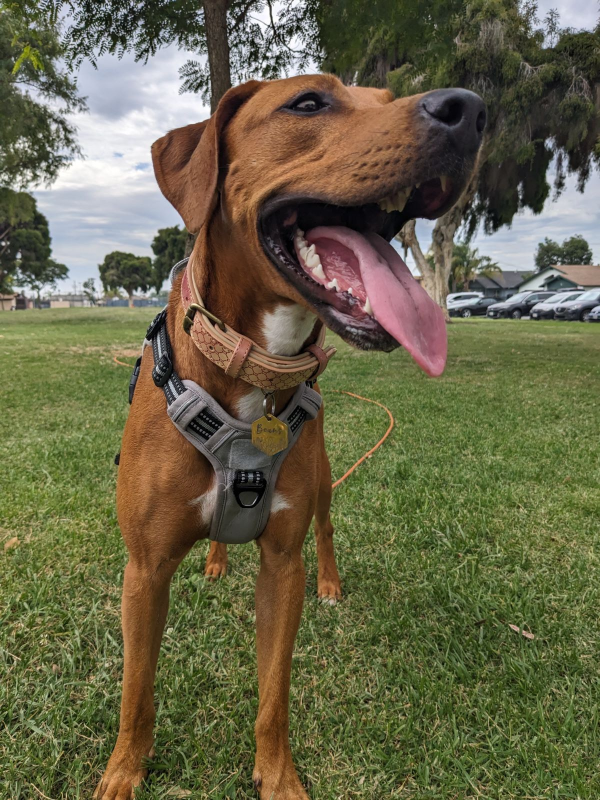
#> input picture Lecture_Notes_and_Code/Decompositions_Signal_Image_Processing/beans.jpg, 1200 x 1600 px (shown at 1/2 size)
$ jupyter execute Wavelets.ipynb   (shell and % lines are left out)
#> lines starting #> are read from the running program, lines starting #| are printed output that depends on the picture
---
title: "Wavelets"
---

[cell 1]
from scipy.fft import fft, ifft, fftshift, fft2, ifft2
from scipy.signal import stft
import numpy as np
import matplotlib.pyplot as plt
from skimage import io
import pywt
from scipy.io.wavfile import read as wave_read

[cell 2]
# We need a tool that converts images into grayscale (i.e. all pixel values in [0, 1])
def gray_scale_convert(image):
    rescaled_image = np.zeros((image.shape[0], image.shape[1]))
    rescaled_image[:, :] = image
    rescaled_image -= np.min(rescaled_image)
    rescaled_image /= np.max(rescaled_image)
    return rescaled_image

## Wavelets

[cell 3]
# Perform a wavelet decomposition on the chirp signal

tpi = 2.*np.pi
chirp = lambda t, om0, om1: np.cos(tpi*t*(om0 + (om1-om0)*t**2./(3.*tw**2.)))
f0 = 50 # 50 Hz,
f1 = 2.*f0 # 100 Hz
#Npts = int(4*f1) # sample at twice the highest frequency
Npts = 2**8
tw = 1. # this is understood to be 1 second of time
tvals = np.linspace(0., tw, Npts + 1)
chirpvals = chirp(tvals, f0, f1)

levels = 2
wave_fun = 'coif4'
coeffs = pywt.wavedec(chirpvals, wave_fun, level=levels)
print(len(coeffs))

[cell 4]
# Plot the multi-resolution analysis represented by the coefficients
fig = plt.figure(figsize=(20,24))
siglength = coeffs[-1].size
coeffsmat = np.zeros((levels+1, siglength))
coeffsmat[0, :] = coeffs[levels]
for jj in range(1, levels):
    if jj < levels-1:
        coeffsmat[jj, :] = np.tile(coeffs[levels-jj], 2**jj)[:siglength]
    else:
        coeffsmat[jj, :] = np.tile(coeffs[levels-jj], 2**jj)[:siglength]
        coeffsmat[jj+1, :] = np.tile(coeffs[levels-jj-1], 2**jj)[:siglength]

plt.imshow(coeffsmat)

[cell 5]
detail_recon = [None]*(levels+1)
chirp_details = [None]*(levels+1)
for ll in range(levels+1):
    for jj in range(levels+1):
        if jj == ll:
            detail_recon[ll] = np.array([v for v in coeffs[ll]]) # zero out everything but the approximation coefficients.
        else:
            detail_recon[jj] = np.array([np.zeros_like(v) for v in coeffs[jj]]) # zero out everything but the approximation coefficients.
    chirp_details[ll] = pywt.waverec(detail_recon, wave_fun)

[cell 6]
fig, axes = plt.subplots(levels+1, 1, figsize=(10, 4))
ax = axes.ravel()
for jj in range(levels+1):
    ax[jj].plot(chirp_details[jj])
plt.tight_layout()
#> figure, not shown here; panel 1: curve peaks at x = 0, y = 0.198; panel 2: curve peaks at x = 84, y = 1.2; panel 3: curve peaks at x = 187, y = 1.18

[cell 7]
fig, axes = plt.subplots(levels+1, 1, figsize=(10, 4))
ax = axes.ravel()
for jj in range(levels+1):
    chirp_freq = (np.abs( np.fft.fftshift(np.fft.fft(chirp_details[jj])) ))
    ax[jj].plot(chirp_freq)
plt.tight_layout()
#> figure, not shown here; panel 1: curve peaks at x = 104, y = 0.851; panel 2: curve peaks at x = 181, y = 32.68; panel 3: curve peaks at x = 57, y = 19.96

# Image Analysis

Now, what happens when we use the 2D FFT on Beans?

[cell 8]
# Find, load, and convert image from textbook data
# Image is in Lecture_Notes folder
beans = io.imread('beans.jpg', as_gray=True)
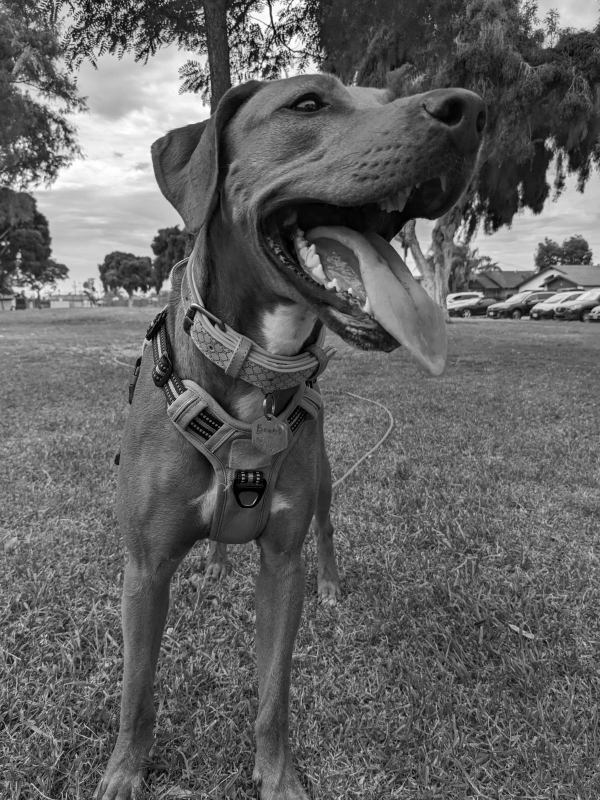
#> beans: shape (1600, 1200) float64 (shown at 1/2 size); min 0, max 1, mean 0.391
beans_freq = np.fft.fft2(beans)
beans_freq_plot = np.log10(fftshift(np.abs(beans_freq)))
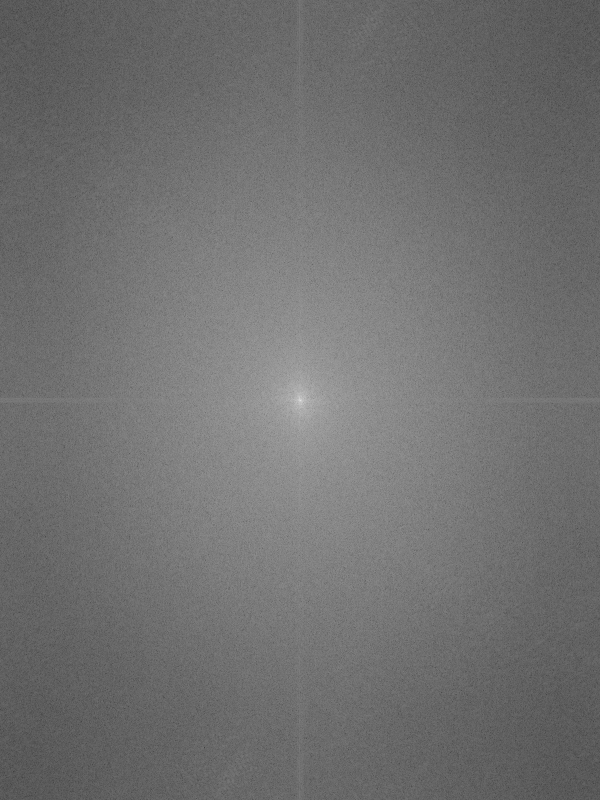
#> beans_freq_plot: shape (1600, 1200) float64 (shown at 1/2 size); min -1.98, max 5.88, mean 1.5; drawn with min black and max white

fig, axes = plt.subplots(1, 2, figsize=(10, 4))
ax = axes.ravel()

ax[0].imshow(beans, cmap=plt.cm.gray)
ax[1].matshow(beans_freq_plot)

plt.tight_layout()

So, there isn't really any clear interpretation of Beans in the FFT plot to the right.  Nevertheless, we can still do useful things with it.  To wit, we can look at, as you might have guessed, amplitude comparisons and only keep large Fourier coefficients.

[cell 9]
max_freq = np.max(np.abs(beans_freq))
#> max_freq = 750592.9
indskp = np.ma.log10(np.abs(beans_freq)/max_freq) >= -3
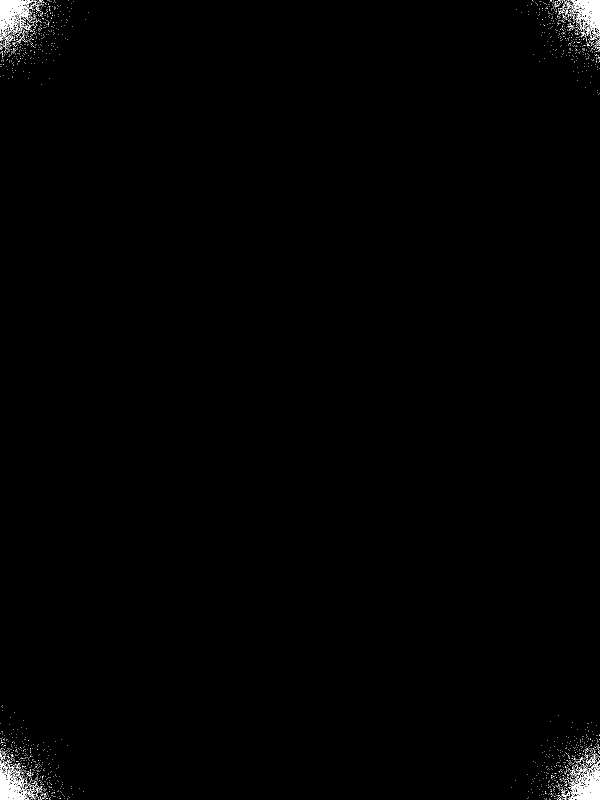
#> indskp: shape (1600, 1200) bool (shown at 1/2 size); 0.69% white in thin lines or dots
dog_filter = np.zeros((beans_freq.shape[0], beans_freq.shape[1]), dtype=np.complex128)
dog_filter[indskp] = beans_freq[indskp]
beans_reduced = gray_scale_convert(np.real(ifft2(dog_filter)))

fig, axes = plt.subplots(1, 2, figsize=(10, 4))
ax = axes.ravel()

ax[0].imshow(beans, cmap=plt.cm.gray)
ax[0].set_title("Original Beans")
ax[1].imshow(beans_reduced, cmap=plt.cm.gray)
ax[1].set_title("Filtered Beans")
plt.tight_layout()
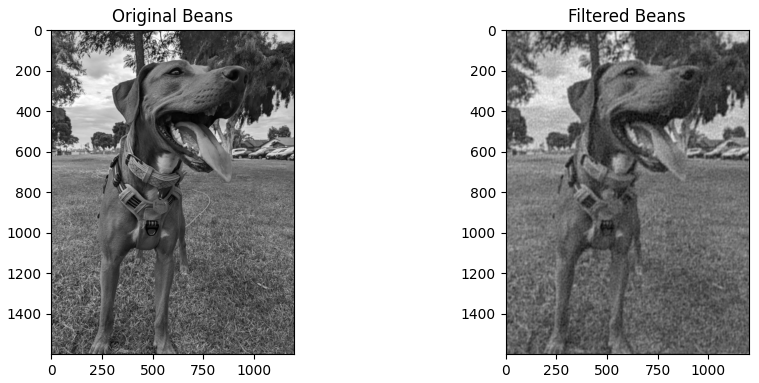
#> figure drawn by matplotlib, 2 panels

So with almost none of the affiliated Fourier spectra, we get a weirdly good recreation of Beans, but in a very different way than what we did with the SVD.  Let's see how the original and altered images look though through that lense.

[cell 10]
u, s, vh = np.linalg.svd(beans)
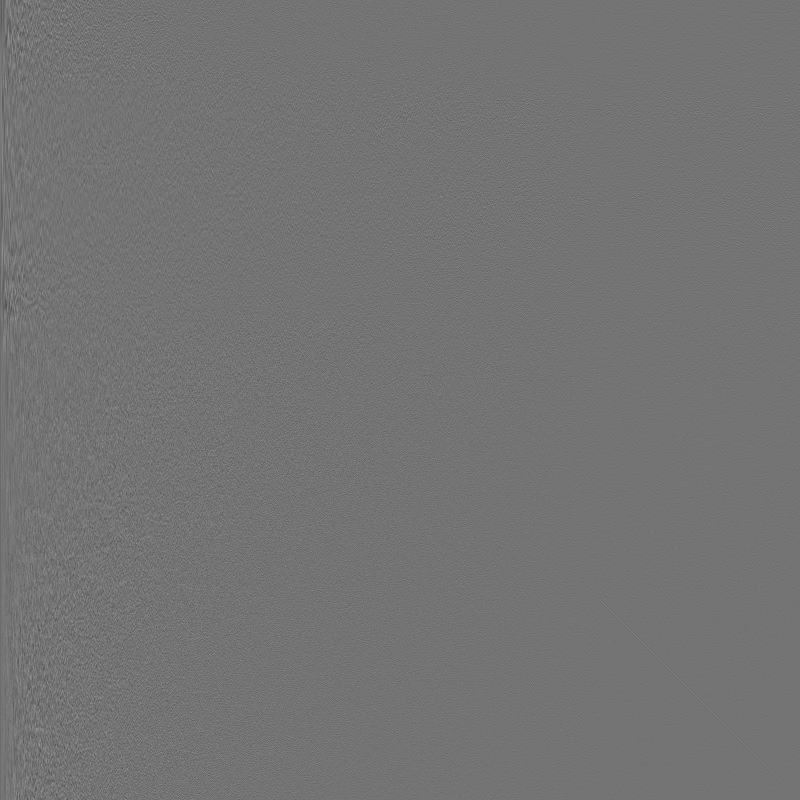
#> u: shape (1600, 1600) float64 (shown at 1/2 size); min -0.269, max 0.322, mean -1.4e-05; drawn with min black and max white
#> s = 1200 values, max 552.9 at index 0, min 0.0208 at index 1199, mean 3.24
ur, sr, vhr = np.linalg.svd(beans_reduced)

plt.plot(np.ma.log10(s/s[0]), color='k')
plt.plot(np.ma.log10(sr/sr[0]), color='r', ls='--')
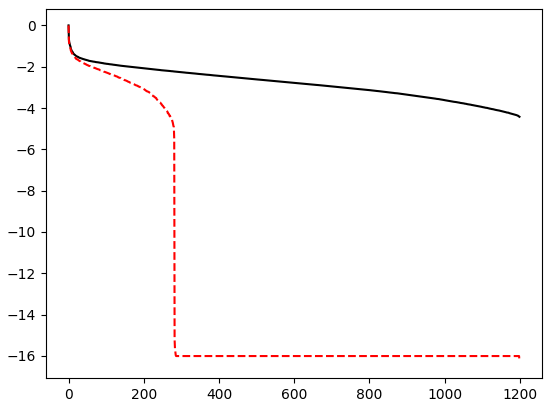
#> figure drawn by matplotlib, 1 panel; curve peaks at x = 0, y = 0; curve peaks at x = 0, y = 0

So we see our FFT based approach is similar to chopping off dimensions in the SVD, though perhaps not quite as systematic in how we can describe the effect.

[cell 11]
levels = 4
print(beans.shape)
#| (1600, 1200)
coeffs = pywt.wavedec2(beans, 'db1', level=levels) # coeffs = (cA, (cH1, cV1, cD1), (cH2, cV2, cD2), etc...)
#> coeffs = 5 items

[cell 12]
nrows, ncols = coeffs[0].shape
#> nrows = 100; ncols = 75
print(coeffs[0].shape)
#| (100, 75)

trows = nrows*int(2**levels)
#> trows = 1600
tcols = ncols*int(2**levels)
#> tcols = 1200

coeffmat = np.zeros((trows, tcols))

for jj in range(levels+1):
    if jj == 0:
        coeffmat[:nrows , :ncols] = gray_scale_convert(coeffs[jj])
    else:
        sclfac = int(2**(jj-1))
        for ll in range(3):
            coeffmat[:sclfac*nrows, sclfac*ncols:2*sclfac*ncols] = gray_scale_convert(coeffs[jj][ll][:, :])
            coeffmat[sclfac*nrows:2*sclfac*nrows, :sclfac*ncols] = gray_scale_convert(coeffs[jj][ll][:, :])
            coeffmat[sclfac*nrows:2*sclfac*nrows, sclfac*ncols:2*sclfac*ncols] = gray_scale_convert(coeffs[jj][ll][:, :])
#> this loop made 5 passes
#> sclfac on passes 3 to 5: 2, 4, 8
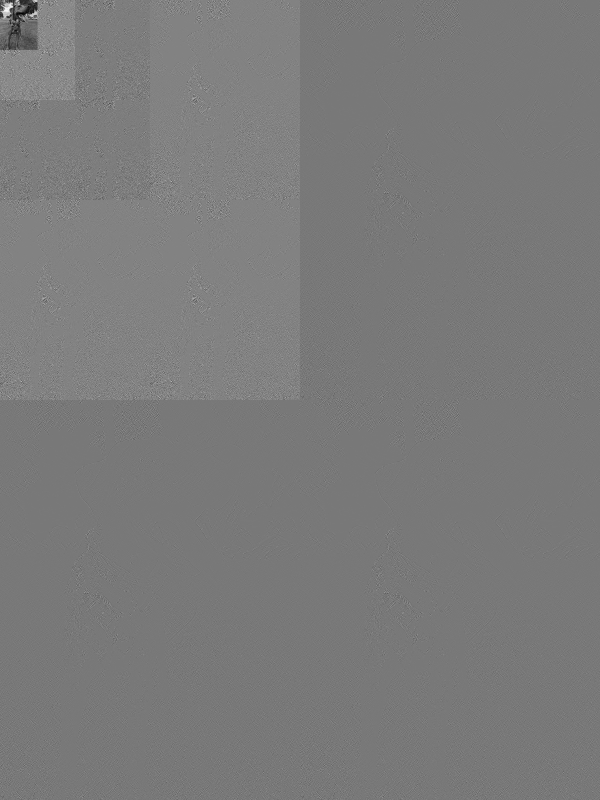
#> coeffmat: shape (1600, 1200) float64 (shown at 1/2 size); min 0, max 1, mean 0.482

[cell 13]
plt.imshow(coeffs[0], interpolation='nearest', cmap=plt.cm.grey)
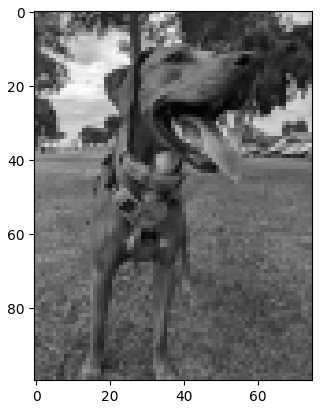
#> figure drawn by matplotlib, 1 panel

[cell 14]
fig, axes = plt.subplots(1, 1, figsize=(10, 8))
axes.imshow(coeffmat, interpolation='nearest', cmap=plt.cm.grey)

[cell 15]
recon = [None]*(levels+1)
recon[0] = coeffs[0]
for ll in range(levels):
    recon[ll+1] = tuple([np.zeros_like(v) for v in coeffs[ll+1]]) # zero out everything but the approximation coefficients.
#> after the loop, recon = 5 items
beans_approx = pywt.waverec2(tuple(recon), 'db1')
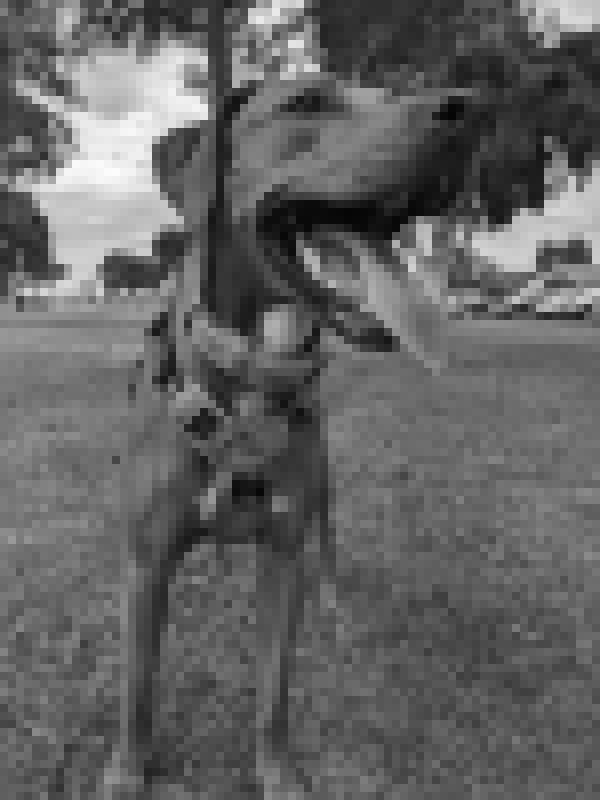
#> beans_approx: shape (1600, 1200) float64 (shown at 1/2 size); min 0.0212, max 0.989, mean 0.391

[cell 16]
fig, axes = plt.subplots(1, 2, figsize=(10, 4))
ax = axes.ravel()
ax[0].imshow(beans, cmap=plt.cm.grey)
ax[0].set_title("Original Beans")
ax[1].imshow(gray_scale_convert(beans_approx), cmap=plt.cm.grey)
ax[1].set_title("Wavelet Filtered Beans")
plt.tight_layout()

[cell 17]
detail_recon = [None]*(levels+1)
beans_details = [None]*(levels)
for ll in range(levels):
    for jj in range(levels+1):
        if jj != ll:
            detail_recon[jj] = tuple([np.zeros_like(v) for v in coeffs[jj]]) # zero out everything but the approximation coefficients.
        else:
            detail_recon[ll] = tuple([v for v in coeffs[ll]]) # zero out everything but the approximation coefficients.
    beans_details[ll] = pywt.waverec2(tuple(detail_recon), 'db1')
#> after the loop, beans_details = 4 items; detail_recon = 5 items

[cell 18]
plt.imshow(gray_scale_convert(beans_details[1]))
#> in gray_scale_convert (call 40), `rescaled_image -= np.min(rescaled_image)`:
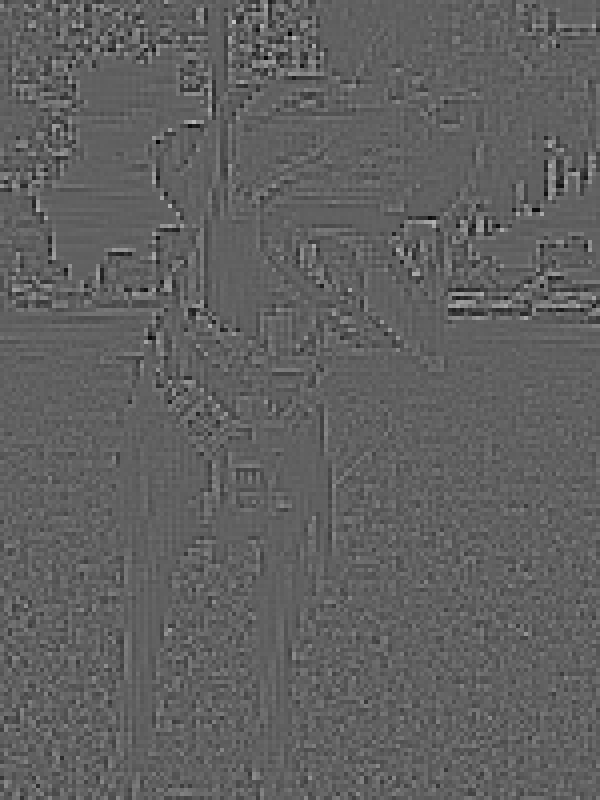
#> rescaled_image: shape (1600, 1200) float64 (shown at 1/2 size); min 0, max 0.765, mean 0.381

# Get brightness range - i.e. darkest and lightest pixels
min=np.min(gray_scale_convert(beans_details[0]))        # result=144
#> min = 0
max=np.max(gray_scale_convert(beans_details[0]))        # result=216
#> max = 1
